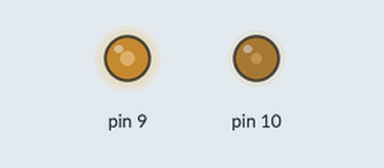
A sketch run on a simulated Arduino Uno, built with avr-gcc and run on an emulated ATmega328P. Shown: output pins drawn as LEDs (lit = HIGH). At 0.0 s the program stops and its outputs stay as they are.

Above: at 0.1 s.
Timing chart, 0 to 1.5 s (numbered marks = the images above):
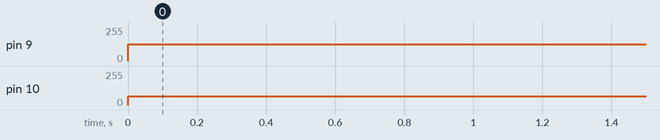

The sketch:

06-Timer1_Fast_PWM.ino
```cpp
/*
* Learning AVR with Arduino
* Lesson: Timer1 Fast PWM Mode
* Author: Morgan
* Date: 16/July/2020
* IDE: Arduino 1.8.13
*
* calculate:
* 1. frequency = I/O clock frequency / ( prescaler * MAX )  [Hz]
*    For 8-bit, MAX = 256. For 16-bit, MAX = 65536
* 2. duty cycle = ( 1 + OCR1n )/ MAX  %
*     n: A or B
*/


#include<avr/io.h>
#define F_CPU 16000000UL

void timer1_fast_pwm(){
  TCCR1A = 0;           // clear TCCR1A
  TCCR1B = 0;           // cleaer TCCR1B
  TCNT1 = 0;            // clear TCNT1

  // set OC1A as High on compare match. COM1A1/COM1A0 = 11
  // set OC1B as Low on compare match. COM1B1/COM1B0 = 10
  TCCR1A |= (1<<COM1A1)|(1<<COM1B1);

  // Timer1 Fast PWM Mode 8-bit resilution WGM[13:10]=0101
  TCCR1A |= (1<<WGM10);
  TCCR1B |= (1<<WGM12);

  // prescaler 64, CS[12:10]=011
  TCCR1B |= (1<<CS11)|(1<<CS10);

  // frequency = I/O clock frequency / ( prescaler * 256 ) [Hz]
  // Duty cycle = ( 1+ OCR1n ) / 256 % [n:A or B]
  OCR1A = 127;        // duty cycle = ( 1 + 127 )/256 = 50%
  OCR1B = 64;         // duty cycle = ( 1 + 64 )/256 = 25.4%
}

void pin_setup(){
  DDRB |= (1<<PB1)|(1<<PB2);         // set OC1A/PORTB1 and OC1B/PORTB2 as output
  PORTB &= ~(1<<PB1)|~(1<<PB2);      // set OC1A/PORTB1 and OC1B/PORTB2 as LOW
}

int main(){
  timer1_fast_pwm();
  pin_setup();
  while(1){}
}
```

Measured:
- by itself, pin 9: 0/255 → 127/255 at 0.00 s
- by itself, pin 10: 0/255 → 64/255 at 0.00 s
